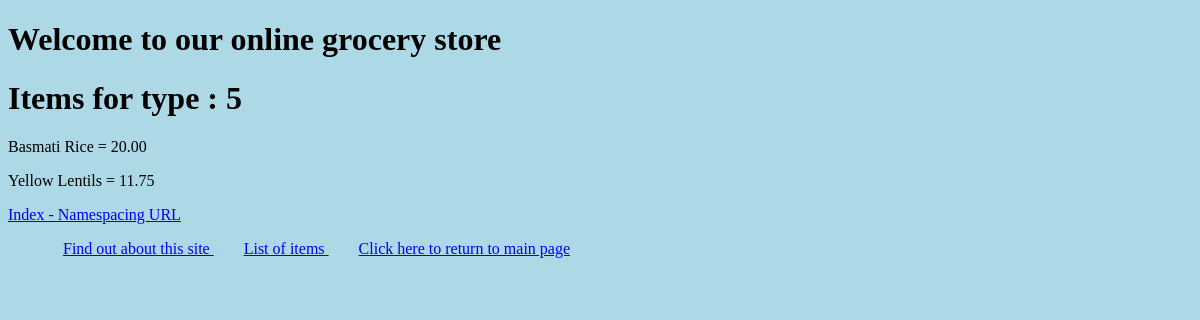
The app's page /5/ with its own data.
### myapp/models.py (models this page shows, shortened)
class item(models.Model):
    type = models.ForeignKey(Type, related_name="items", on_delete=models.CASCADE)
    name = models.CharField(max_length=200)
    price = models.DecimalField(max_digits=10, decimal_places=2)
    stock = models.PositiveIntegerField(default=100)
    available = models.BooleanField(default=True)
    description = models.TextField(max_length=1000, null=True, blank=True)
    interested = models.PositiveIntegerField(default=0)

### myapp/views.py (the view)
# urls.py: path('<int:type_no>/', views.detail, name='detail'),
def detail(request, type_no):
    selected_type = get_object_or_404(Type, pk=type_no)
    items = item.objects.filter(type=selected_type).order_by("-price")
    return render(request, 'myapp/detail.html', {'selected_type': selected_type, 'items': items, 'type_no': type_no})

### templates/myapp/detail.html (shortened to what this page needs)
{% extends 'myapp/base.html' %}
{% block body_block %}
<!DOCTYPE html>
<html lang="en">
<head>
</head>
<body>
{% if type_no %}
    <h1> Items for type : {{ type_no }}</h1>
    {% for item in items %}
    	<p>{{ item.name }} = {{ item.price }}</p>
    {% endfor %}
{% else %}
    <h1>Not valid type number</h1>
{% endif %}
<a href="http://127.0.0.1:8000/index/">Index - Namespacing URL</a>
</body>
</html>
{% endblock %}

### myapp/static/myapp/style.css (style rules this page uses)
body { background-color: lightblue; }

### records on screen
item: name "Basmati Rice", price "20.00"
item: name "Yellow Lentils", price "11.75"

### other values on screen
{{ type_no }} "5"
